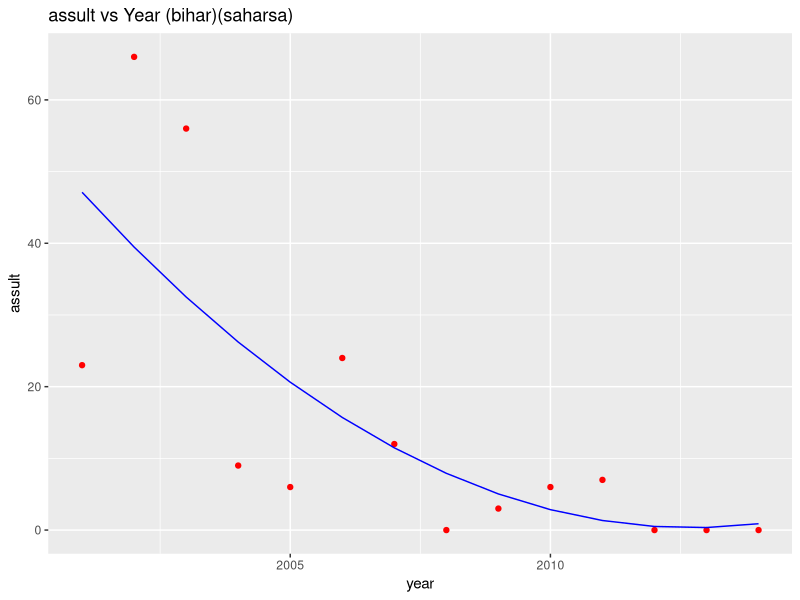

The R source for this figure:
# Polynomial Regression

# Importing the dataset
#setwd('C:/Users/DUCS/Desktop/fff/dm project/dm project')
dataset = read.csv('crime.csv')
# Splitting the dataset into the Training set and Test set
# install.packages('caTools')
library(caTools)
set.seed(123)
col<-dataset[,2]
colo.fac<-factor(col)
colo.fac
colo.fac<-as.numeric(colo.fac)
colo.fac
colo.fac<-as.factor(colo.fac)

dataset[,2]<-colo.fac

col<-dataset[,3]
colo.fac<-factor(col)
colo.fac
colo.fac<-as.numeric(colo.fac)
colo.fac
colo.fac<-as.factor(colo.fac)

dataset[,3]<-colo.fac


for(i in 1:length(dataset[,5]))
{ for(j in 5:11)
  if(dataset[i,j]=="NaN")
  {
    dataset[i,j]<-round(mean(dataset[,j],na.rm = TRUE),2)
  }
  
  
}

model_set=data.frame()
model_set = dataset[,2:4]
model_set<-cbind(model_set,dataset[,8])
model_set[,5]<-model_set[,3]*model_set[,3]
model_set[,6]<-model_set[,3]^3
model_set[,7]<-model_set[,3]^4

#model_set<-cbind(training_set,dataset[,2])



train_set<-data.frame()
for(i in 1:length(model_set[,1]))
{   
  if(model_set[i,1]==6)
  {train_set<- rbind(train_set,model_set[i,])
  }
  
}

train_set=train_set[,-1]

names(train_set)[3]<-"assult"









poly_reg = lm(formula = assult ~ .,
              data = train_set)
summary(poly_reg)




training1_set<-data.frame()

for(i in 1:length(train_set[,1]))
{   
  if(train_set[i,1]==107)
  {training1_set<- rbind(training1_set,train_set[i,])
  }
  
}
training1_set<-training1_set[,-1]
poly_reg = lm(formula = assult ~ .,
              data = training1_set)

# Visualising the Linear Regression results
# install.packages('ggplot2')


# Visualising the Polynomial Regression results
# install.packages('ggplot2')
library(ggplot2)
ggplot() +
  geom_point(aes(x = training1_set$Year, y = training1_set$assult),
             colour = 'red') +
  geom_line(aes(x = training1_set$Year, y = predict(poly_reg, newdata = training1_set)),
            colour = 'blue') +
  ggtitle('assult vs Year (bihar)(saharsa)') +
  xlab('year') +
  ylab('assult')

#test_set

test_set<-data.frame("Year"<-c(2016,2017,2018,2019))
names(test_set)[1]<-"Year"
test_set$V5<-test_set$Year^2
test_set$V6<-test_set$Year^3
test_set$V7<-test_set$Year^4

pred<-predict(poly_reg,test_set)
test_set$crulity_by_husband<-pred
write.csv(test_set,"assult_bihar(sahara).csv")
